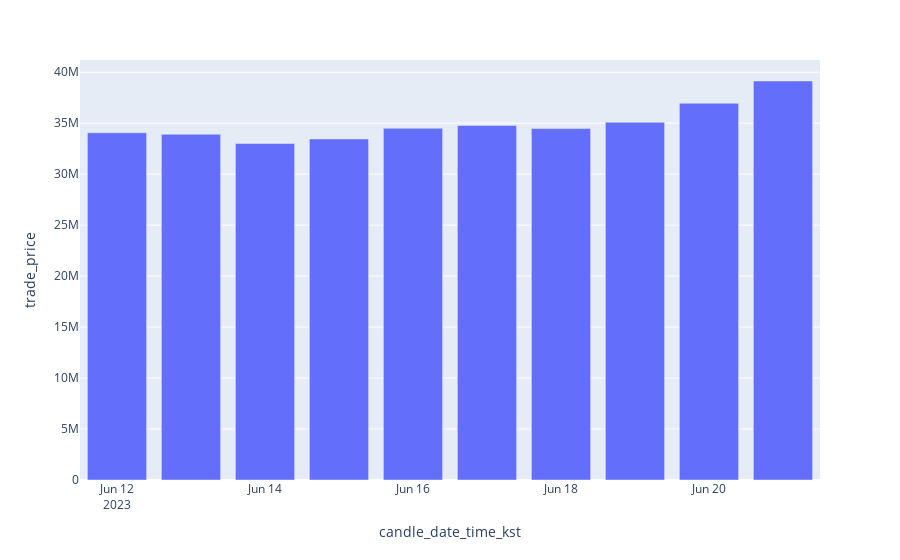

Here is the notebook cell this chart was saved with:
### Code cell
fig = px.bar(my_df[my_df.market=='BTC'][-10:],
                x = 'candle_date_time_kst',
                y = 'trade_price')
fig.show()

### Figure 1 — Plotly figure (JSON) as saved in the notebook; plotly's stock layout.template omitted (floating-point values rounded to 4 significant figures)
{"data": [{"alignmentgroup": "True", "hovertemplate": "candle_date_time_kst=%{x}<br>trade_price=%{y}<extra></extra>", "legendgroup": "", "marker": {"color": "#636efa", "pattern": {"shape": ""}}, "name": "", "offsetgroup": "", "orientation": "v", "showlegend": false, "textposition": "auto", "type": "bar", "x": ["2023-06-21", "2023-06-20", "2023-06-19", "2023-06-18", "2023-06-17", "2023-06-16", "2023-06-15", "2023-06-14", "2023-06-13", "2023-06-12"], "xaxis": "x", "y": [39135000, 36946000, 35092000, 34466000, 34780000, 34501000, 33449000, 33007000, 33913000, 34059000], "yaxis": "y"}], "layout": {"barmode": "relative", "legend": {"tracegroupgap": 0}, "margin": {"t": 60}, "xaxis": {"anchor": "y", "domain": [0, 1], "title": {"text": "candle_date_time_kst"}}, "yaxis": {"anchor": "x", "domain": [0, 1], "title": {"text": "trade_price"}}}}
